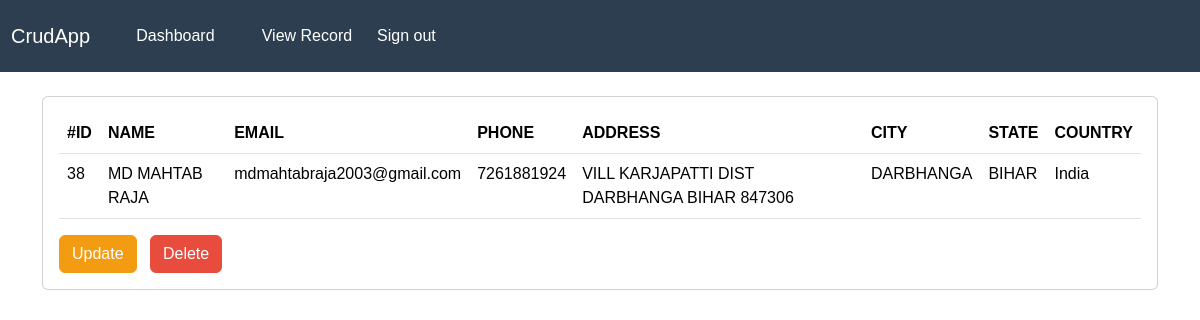
The page /view-record/38/ (signed in) on the database its author committed.
### crudapp/models.py (models this page shows)
class record(models.Model):
    creation_date=models.DateTimeField(auto_now_add=True)
    name = models.CharField(max_length=100)
    email = models.CharField(max_length=250)
    phone=models.CharField(max_length=10)
    address=models.TextField(max_length=100)
    city = models.CharField(max_length=15)
    state= models.CharField(max_length=15)
    country = models.CharField(max_length=20)

### crudapp/views.py (the view)
# urls.py: path('view-record/<int:pk>/', view_record, name='view_record'),
@login_required(login_url='/login')
def view_record(request,pk):
    single_record=record.objects.get(id=pk)
    return render(request, 'crudapp/view-record.html', {'record':single_record})

### template/crudapp/view-record.html (shortened to what this page needs)
{% extends 'crudapp/base.html'%}
{% block content %}
  <body>
    <div class="row">
      <div class="col-md-12">
        <div class="card">
          <div class="card-body">
            <table class="table">
              <thead>
                <tr>
                  <th>#ID</th>
                  <th>NAME</th>
                  <th>EMAIL</th>
                  <TH>PHONE</TH>
                  <th>ADDRESS</th>
                  <th>CITY</th>
                  <th>STATE</th>
                  <th>COUNTRY</th>
                </tr>
              </thead>
              <tbody>
               <tr>
                <td>{{record.id}}</td>
                <td>{{record.name}}</td>
                <td>{{record.email}}</td>
                <td>{{ record.phone}}</td>
                <td>{{record.address}}</td>
                <td>{{ record.city}}</td>
                <td>{{record.state}}</td>
                <td>{{record.country}}</td>
                </tbody>
            </table>
            <a class="btn btn-warning" href= "{% url 'update-record' record.id %}"> Update</a>
            <a class="btn btn-danger" href="{% url 'delete' record.id %}">Delete</a>
          </div>
        </div>
      </div>
    </div>
  </div>
  </body>
{% endblock %}

### static/css/main.css (style rules this page uses)
body { font-family: Arial, sans-serif; margin: 0; padding: 0; }

### rows shown on the page
record: id "38", name "MD MAHTAB RAJA", email "mdmahtabraja2003@gmail.com", phone "7261881924", address "VILL KARJAPATTI DIST DARBHANGA BIHAR 847306", city "DARBHANGA", state "BIHAR", country "India"
